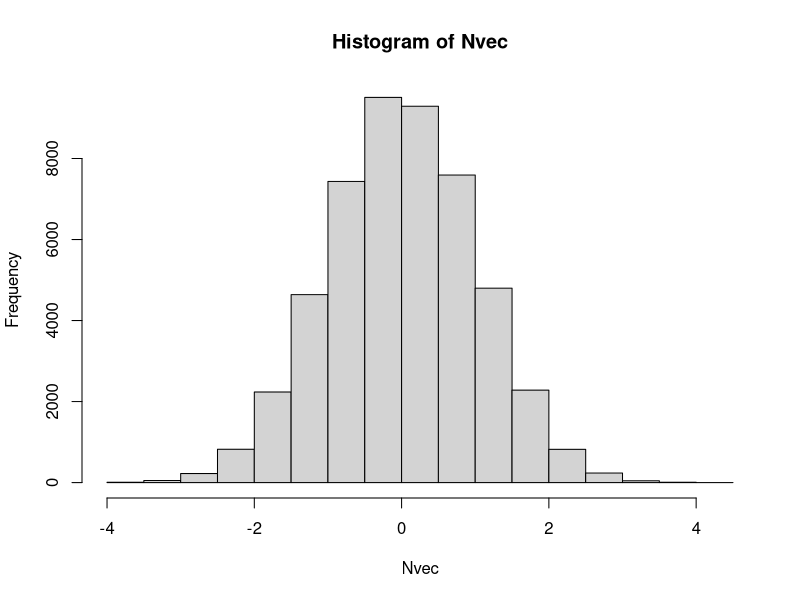
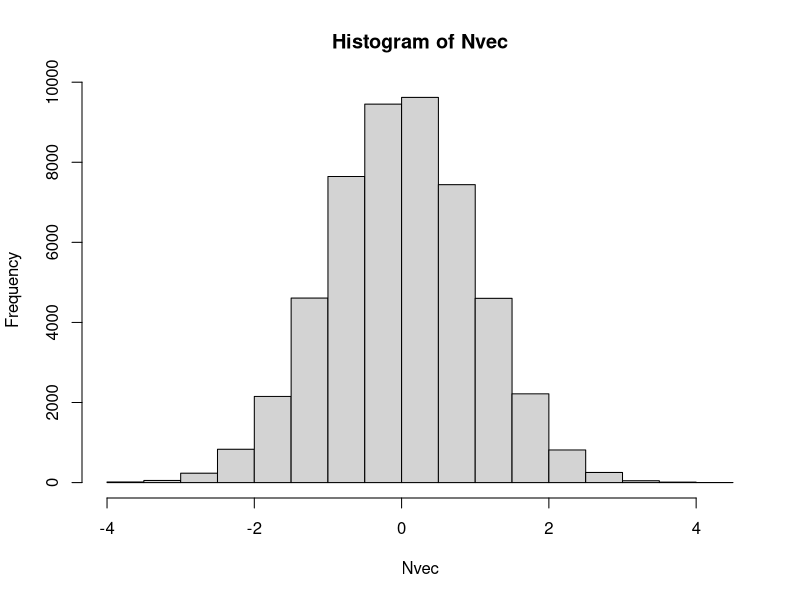
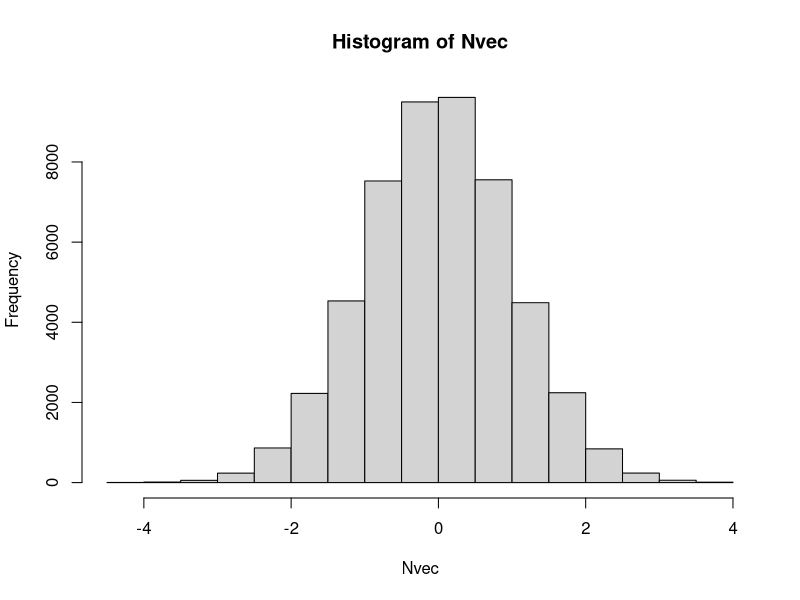
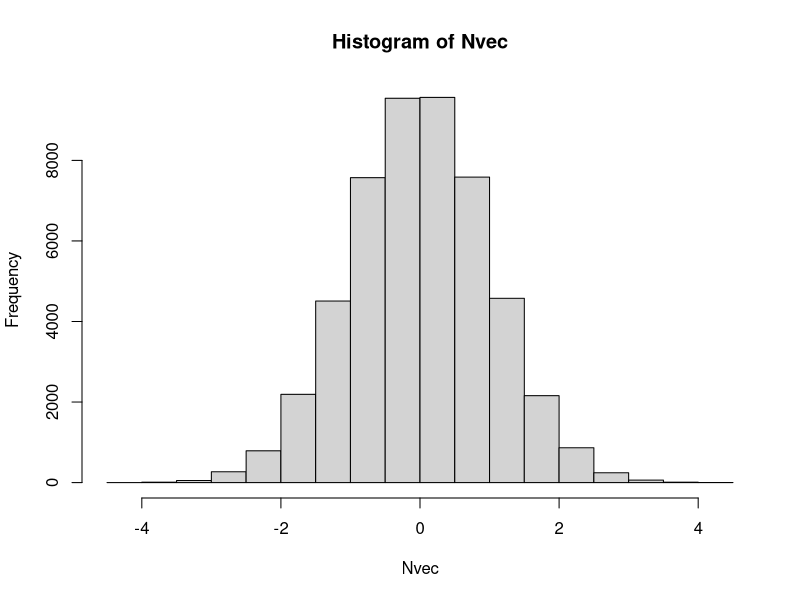

Recreate these plots in R, in order.
## ---- chunk 1
Nsims = 50000
Nvec = numeric(Nsims)
i = 0
while(i < Nsims){
  N = sum(runif(12)) - 6
  Nvec[i] = N
  i = i + 1
}
length(Nvec)
hist(Nvec)
## ---- chunk 2
Nvec = numeric(Nsims)
i = 0
while(i < Nsims){
  u1 = runif(1)
  u2 = runif(1)
  r = sqrt(-2 * log(u1))
  theta = 2 * pi * u2
  x = r * cos(theta)
  y = r * sin(theta)
  Nvec[i] = x
  Nvec[i+1] = y
  i = i + 2
}
length(Nvec)
hist(Nvec)
## ---- chunk 3
Nvec = numeric(Nsims)
i = 0
while(i < Nsims){
  u1 = runif(1)
  u2 = runif(1)
  v1 = (2*u1)-1
  v2 = (2*u2)-1
  S = v1^2 + v2^2
  if(S < 1){ # inside the unit circle
    i = i + 2
    foo = sqrt((-2 * log(S))/S)
    x = foo * v1
    y = foo * v2
    Nvec[i] = x
    Nvec[i+1] = y
  }
}
length(Nvec)
hist(Nvec)
## ---- chunk 4
Nvec = numeric(Nsims)
i = 0
while(i < Nsims){
  u = runif(1, 0, 1)
  v = runif(1, -1, 1)
  if(v^2 < -4 * u^2 * log(u)){ # test
    i = i + 1
    Nvec[i] = v/u
  }
}
length(Nvec)
hist(Nvec)
